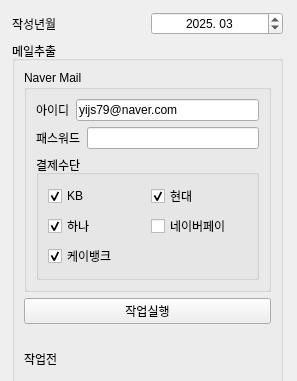
<?xml version="1.0" encoding="UTF-8"?>
<ui version="4.0">
 <class>Form</class>
 <widget class="QWidget" name="Form">
  <property name="geometry">
   <rect>
    <x>0</x>
    <y>0</y>
    <width>297</width>
    <height>381</height>
   </rect>
  </property>
  <property name="windowTitle">
   <string>지출내역 자동화</string>
  </property>
  <widget class="QWidget" name="layoutWidget">
   <property name="geometry">
    <rect>
     <x>12</x>
     <y>12</y>
     <width>271</width>
     <height>387</height>
    </rect>
   </property>
   <layout class="QVBoxLayout" name="verticalLayout_2">
    <item>
     <layout class="QHBoxLayout" name="horizontalLayout_2">
      <item>
       <widget class="QLabel" name="label">
        <property name="text">
         <string>작성년월</string>
        </property>
       </widget>
      </item>
      <item>
       <widget class="QDateEdit" name="targetYearMonth">
        <property name="alignment">
         <set>Qt::AlignCenter</set>
        </property>
        <property name="currentSection">
         <enum>QDateTimeEdit::MonthSection</enum>
        </property>
        <property name="displayFormat">
         <string>yyyy. MM</string>
        </property>
        <property name="currentSectionIndex">
         <number>1</number>
        </property>
        <property name="date">
         <date>
          <year>2025</year>
          <month>3</month>
          <day>1</day>
         </date>
        </property>
       </widget>
      </item>
     </layout>
    </item>
    <item>
     <widget class="QGroupBox" name="verticalGroupBox">
      <property name="title">
       <string>메일추출</string>
      </property>
      <layout class="QVBoxLayout" name="verticalLayout_4">
       <item>
        <widget class="QGroupBox" name="verticalGroupBox">
         <property name="title">
          <string>Naver Mail</string>
         </property>
         <layout class="QVBoxLayout" name="verticalLayout">
          <item>
           <layout class="QHBoxLayout" name="horizontalLayout_5">
            <item>
             <widget class="QLabel" name="label_2">
              <property name="text">
               <string>아이디</string>
              </property>
             </widget>
            </item>
            <item>
             <widget class="QLineEdit" name="naverId">
              <property name="text">
               <string>yijs79@naver.com</string>
              </property>
             </widget>
            </item>
           </layout>
          </item>
          <item>
           <layout class="QHBoxLayout" name="horizontalLayout_6">
            <item>
             <widget class="QLabel" name="label_3">
              <property name="text">
               <string>패스워드</string>
              </property>
             </widget>
            </item>
            <item>
             <widget class="QLineEdit" name="naverPassword"/>
            </item>
           </layout>
          </item>
          <item>
           <widget class="QGroupBox" name="verticalGroupBox">
            <property name="title">
             <string>결제수단</string>
            </property>
            <layout class="QVBoxLayout" name="verticalLayout_3">
             <item>
              <layout class="QHBoxLayout" name="horizontalLayout_3">
               <item>
                <widget class="QCheckBox" name="checkKbCard">
                 <property name="text">
                  <string>KB</string>
                 </property>
                 <property name="checked">
                  <bool>true</bool>
                 </property>
                </widget>
               </item>
               <item>
                <widget class="QCheckBox" name="checkHyundaiCard">
                 <property name="text">
                  <string>현대</string>
                 </property>
                 <property name="checked">
                  <bool>true</bool>
                 </property>
                </widget>
               </item>
              </layout>
             </item>
             <item>
              <layout class="QHBoxLayout" name="horizontalLayout_10">
               <item>
                <widget class="QCheckBox" name="checkHanaCard">
                 <property name="text">
                  <string>하나</string>
                 </property>
                 <property name="checked">
                  <bool>true</bool>
                 </property>
                </widget>
               </item>
               <item>
                <widget class="QCheckBox" name="checkNaverPay">
                 <property name="text">
                  <string>네이버페이</string>
                 </property>
                </widget>
               </item>
              </layout>
             </item>
             <item>
              <layout class="QHBoxLayout" name="horizontalLayout_9">
               <item>
                <widget class="QCheckBox" name="checkKbank">
                 <property name="text">
                  <string>케이뱅크</string>
                 </property>
                 <property name="checked">
                  <bool>true</bool>
                 </property>
                </widget>
               </item>
              </layout>
             </item>
            </layout>
           </widget>
          </item>
         </layout>
        </widget>
       </item>
       <item>
        <layout class="QHBoxLayout" name="horizontalLayout">
         <item>
          <widget class="QPushButton" name="extractSpentMail">
           <property name="text">
            <string>작업실행</string>
           </property>
          </widget>
         </item>
        </layout>
       </item>
       <item>
        <layout class="QHBoxLayout" name="horizontalLayout_4">
         <item>
          <widget class="QLabel" name="maiExtractStatus">
           <property name="text">
            <string>작업전</string>
           </property>
          </widget>
         </item>
        </layout>
       </item>
      </layout>
     </widget>
    </item>
   </layout>
  </widget>
 </widget>
 <resources/>
 <connections/>
</ui>
